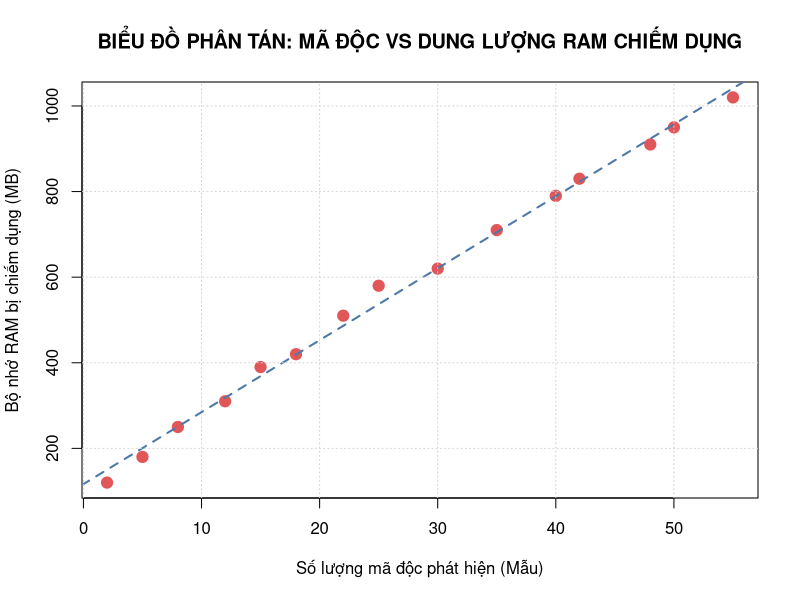

R code for this plot:
# 1. Khởi tạo dữ liệu mô phỏng cho 15 máy tính
set.seed(42)
du_lieu_phan_tan <- data.frame(
  May_Tinh = paste0("PC_", 1:15),
  So_Luong_Ma_Doc = c(2, 5, 8, 12, 15, 18, 22, 25, 30, 35, 40, 42, 48, 50, 55),
  RAM_Chiag_Dung_MB = c(120, 180, 250, 310, 390, 420, 510, 580, 620, 710, 790, 830, 910, 950, 1020)
)

# 2. Vẽ biểu đồ phân tán (Scatter Plot)
plot(
  x = du_lieu_phan_tan$So_Luong_Ma_Doc,
  y = du_lieu_phan_tan$RAM_Chiag_Dung_MB,
  main = "BIỂU ĐỒ PHÂN TÁN: MÃ ĐỘC VS DUNG LƯỢNG RAM CHIẾM DỤNG",
  xlab = "Số lượng mã độc phát hiện (Mẫu)",
  ylab = "Bộ nhớ RAM bị chiếm dụng (MB)",
  pch = 19,          # Kiểu điểm: Hình tròn đặc
  col = "#E15759",    # Màu sắc các điểm
  cex = 1.5          # Kích thước điểm
)

# 3. Thêm đường xu hướng (Trendline / Linear Regression)
duong_xu_huong <- lm(RAM_Chiag_Dung_MB ~ So_Luong_Ma_Doc, data = du_lieu_phan_tan)
abline(duong_xu_huong, col = "#4E79A7", lwd = 2, lty = 2)

# 4. Thêm lưới ô vuông giúp dễ quan sát
grid(nx = NULL, ny = NULL, col = "lightgray", lty = "dotted")
